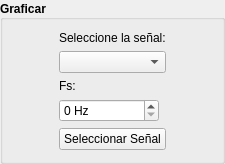
          <widget class="QGroupBox" name="groupBox_4">
           <property name="minimumSize">
            <size>
             <width>225</width>
             <height>0</height>
            </size>
           </property>
           <property name="maximumSize">
            <size>
             <width>225</width>
             <height>170</height>
            </size>
           </property>
           <property name="font">
            <font>
             <weight>75</weight>
             <bold>true</bold>
            </font>
           </property>
           <property name="layoutDirection">
            <enum>Qt::LeftToRight</enum>
           </property>
           <property name="title">
            <string>Graficar</string>
           </property>
           <property name="alignment">
            <set>Qt::AlignLeading|Qt::AlignLeft|Qt::AlignVCenter</set>
           </property>
           <layout class="QGridLayout" name="gridLayout_7">
            <item row="0" column="1">
             <widget class="QLabel" name="label_3">
              <property name="maximumSize">
               <size>
                <width>16777215</width>
                <height>20</height>
               </size>
              </property>
              <property name="font">
               <font>
                <weight>50</weight>
                <bold>false</bold>
               </font>
              </property>
              <property name="text">
               <string>Seleccione la señal:</string>
              </property>
             </widget>
            </item>
            <item row="1" column="1">
             <widget class="QComboBox" name="comboBox">
              <property name="font">
               <font>
                <weight>50</weight>
                <bold>false</bold>
               </font>
              </property>
             </widget>
            </item>
            <item row="2" column="1">
             <widget class="QLabel" name="label_7">
              <property name="font">
               <font>
                <weight>50</weight>
                <bold>false</bold>
               </font>
              </property>
              <property name="text">
               <string>Fs:</string>
              </property>
             </widget>
            </item>
            <item row="3" column="1">
             <widget class="QSpinBox" name="fs">
              <property name="maximumSize">
               <size>
                <width>100</width>
                <height>16777215</height>
               </size>
              </property>
              <property name="font">
               <font>
                <weight>50</weight>
                <bold>false</bold>
               </font>
              </property>
              <property name="suffix">
               <string> Hz</string>
              </property>
              <property name="minimum">
               <number>0</number>
              </property>
              <property name="maximum">
               <number>30000</number>
              </property>
              <property name="value">
               <number>0</number>
              </property>
             </widget>
            </item>
            <item row="4" column="1">
             <widget class="QPushButton" name="graficar_senal">
              <property name="enabled">
               <bool>true</bool>
              </property>
              <property name="maximumSize">
               <size>
                <width>150</width>
                <height>16777215</height>
               </size>
              </property>
              <property name="font">
               <font>
                <weight>50</weight>
                <bold>false</bold>
               </font>
              </property>
              <property name="text">
               <string>Seleccionar Señal</string>
              </property>
              <property name="icon">
               <iconset>
                <normaloff>graficarsenal.png</normaloff>graficarsenal.png</iconset>
              </property>
             </widget>
            </item>
           </layout>
          </widget>
